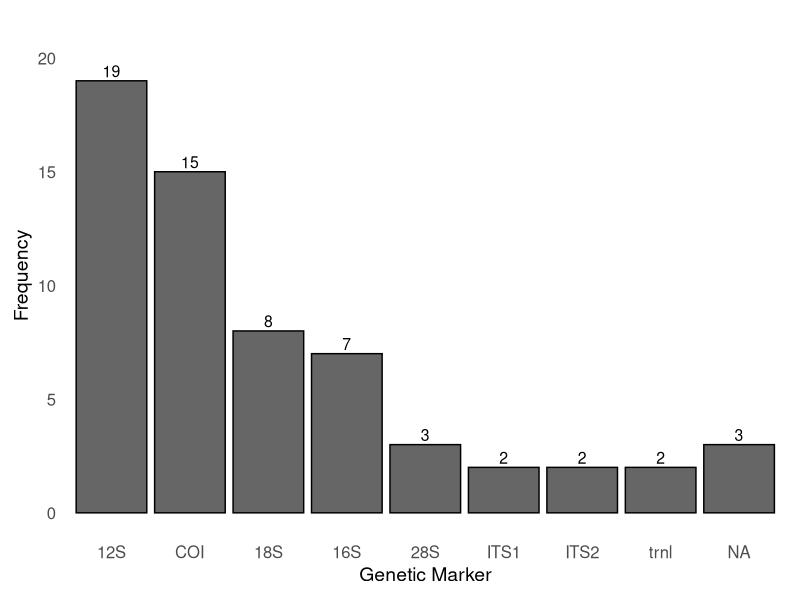
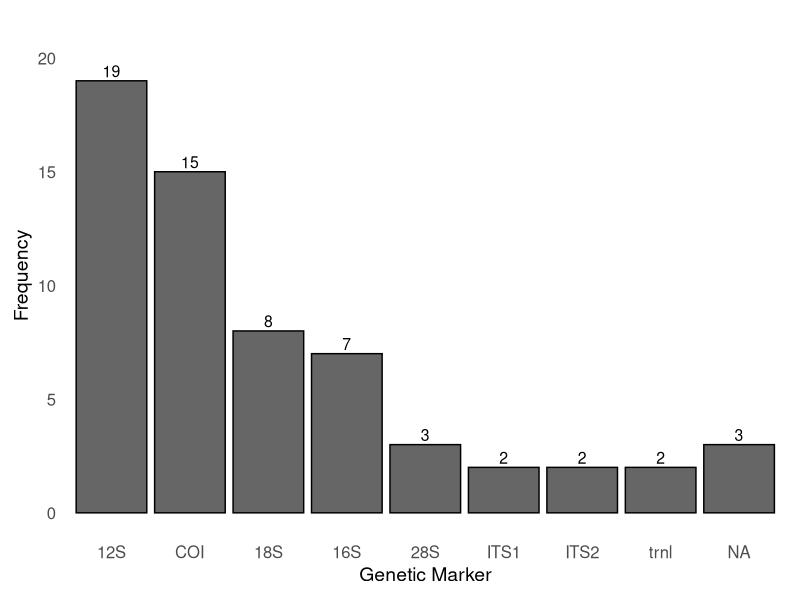
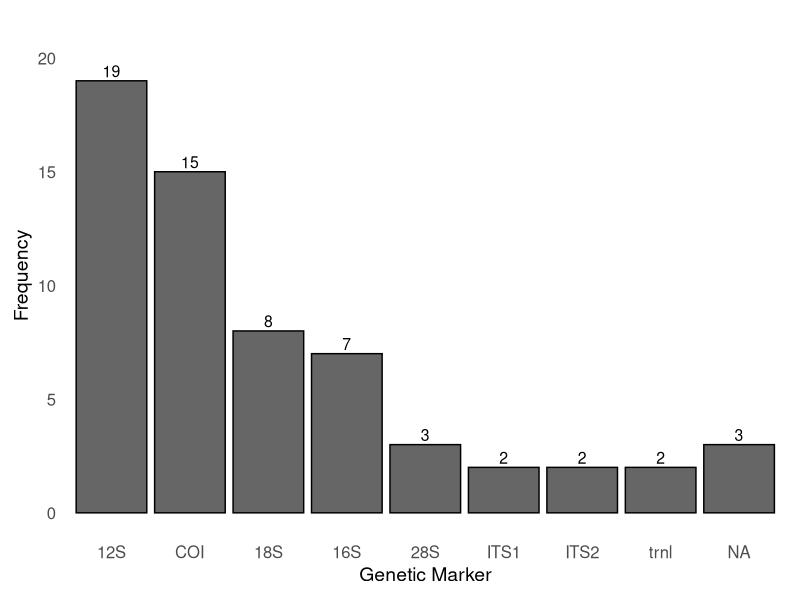
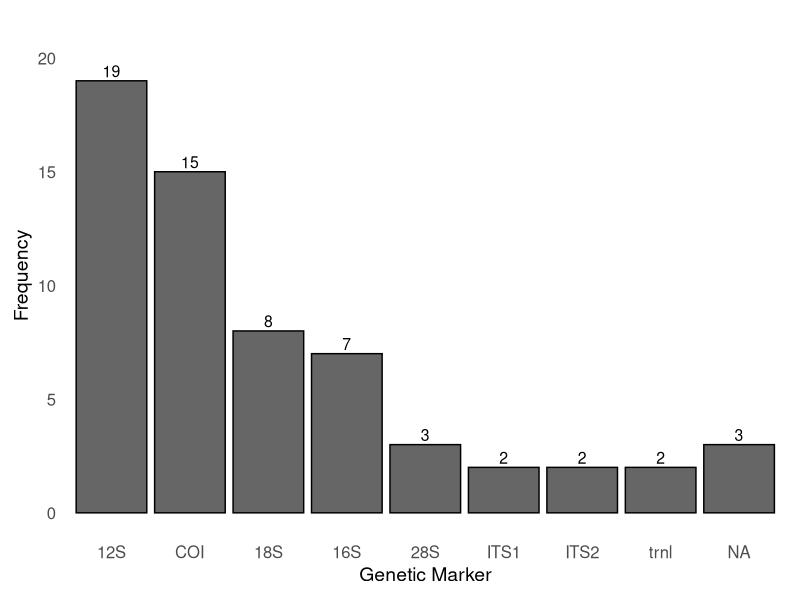

These figures' R source, in order:
# === PACOTES ===
library(tidyverse)
library(readxl)

# === 1. LEITURA DOS DADOS ===
df <- read_excel("eDNA_BR_metadados.xlsx")

# === 2. CONTAGEM DE FREQUÊNCIA POR MARCADOR (loci) ===
freq_loci <- df %>%
  mutate(loci = strsplit(as.character(loci), ",\\s*")) %>%  # separa múltiplos loci se houver
  unnest(loci) %>%
  mutate(loci = str_trim(loci)) %>%                         # remove espaços extras
  count(loci, sort = TRUE)                                  # conta frequência e ordena

# === 3. GRÁFICO DE BARRAS ===
graf_loci <- ggplot(freq_loci, aes(x = fct_reorder(loci, - n), y = n)) +
  geom_col(fill = "gray40", color = "black") +               # barras cinza, sem cor extra
  geom_text(aes(label = n), vjust = -0.3, size = 4) +        # valores acima das barras
  labs(x = "Genetic Marker", y = "Frequency") +
  expand_limits(y = max(freq_loci$n) * 1.1) + 
  theme_minimal(base_size = 14) +
  theme(
    panel.grid = element_blank(),
    axis.text = element_text(size = 12),
    axis.title = element_text(size = 14),
    plot.margin = margin(10, 10, 10, 10)
  ) 

# === 4. EXIBIR O GRÁFICO ===
print(graf_loci)

# === 5. SALVAR EM ALTA RESOLUÇÃO ===
ggsave("barplot_loci_frequency_cinza.png", graf_loci, width = 8, height = 6, dpi = 600)
ggsave("barplot_loci_frequency_cinza.pdf", graf_loci, width = 8, height = 6, dpi = 600)
library(tidyverse)
library(ggplot2)
library(readxl)
library(patchwork)
library(forcats)

# Salvar o gráfico p como TIFF, com 18cm de largura, 600 dpi
ggsave(
  filename = "Figure4_final.tiff",
  plot = graf_loci,
  device = "tiff",
  width = 18,
  units = "cm",
  dpi = 600,
  compression = "lzw" # Uma boa compressão sem perdas
)
